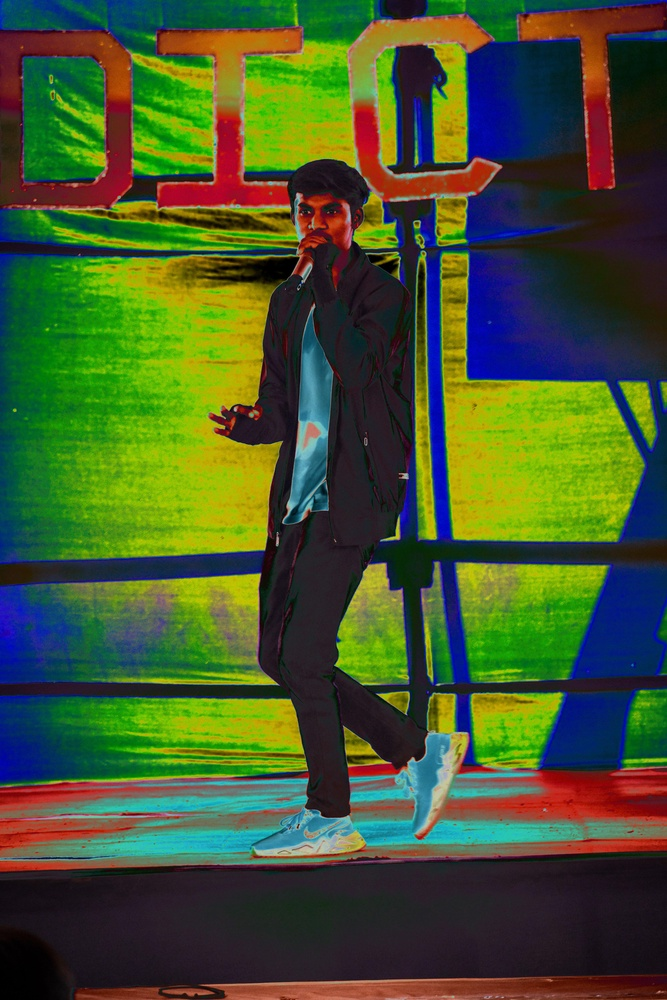
#> input picture temp.jpeg, 667 x 1000 px, shrunk from 4000 x 6000 before the run, given in place of monu.jpeg, which was not available
$ python test1.py
#> lines starting #> are read from the running program, lines starting #| are printed output that depends on the picture; pictures that were not available may be replaced by others from this repository, and a replacement may not be noted
from PIL import Image, ImageChops, ImageEnhance

def ela_analysis(image_path, output_path, quality=90):
#> called with image_path = 'C:/Users/Admin/Desktop/CSDF/monu.jpeg', output_path = 'C:/Users/Admin/Desktop/CSDF/temp.jpeg', quality = 90
    try:
        original_image = Image.open(image_path)
#> original_image is the input picture: PIL image 667x1000 RGB; mean R, G, B 68.8, 86.1, 45.1
        original_image.save("temp.jpg", "JPEG", quality=quality)
        temp_image = Image.open("temp.jpg")

        # Adjusting brightness and contrast of the original image for clarity
        original_image = ImageEnhance.Brightness(original_image).enhance(1.5)  # Adjust brightness
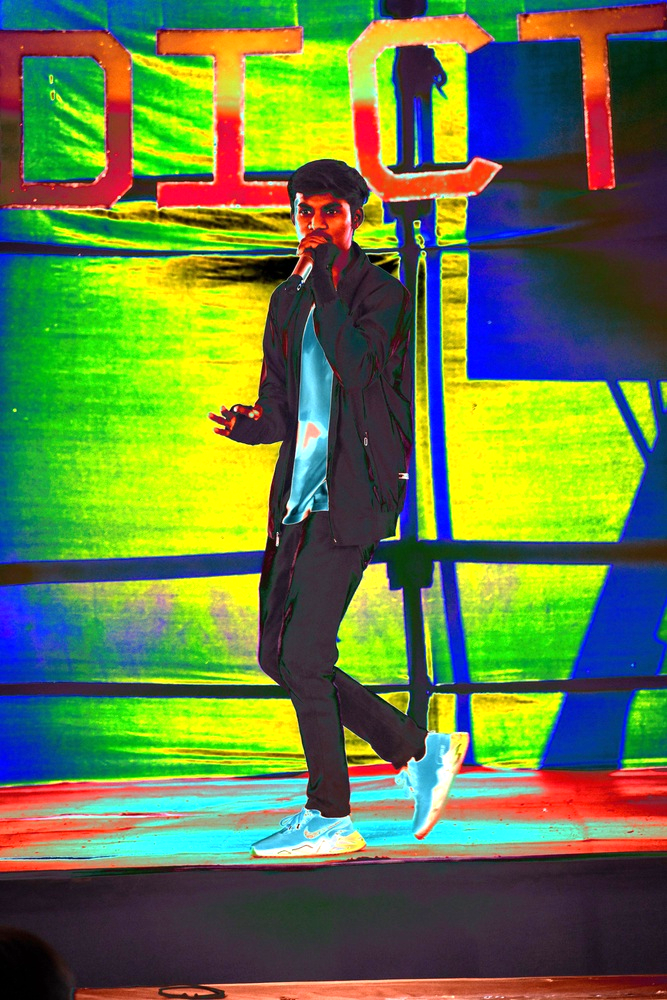
#> original_image: PIL image 667x1000 RGB; mean R, G, B 101.3, 125, 67
        original_image = ImageEnhance.Contrast(original_image).enhance(1.5)  # Adjust contrast
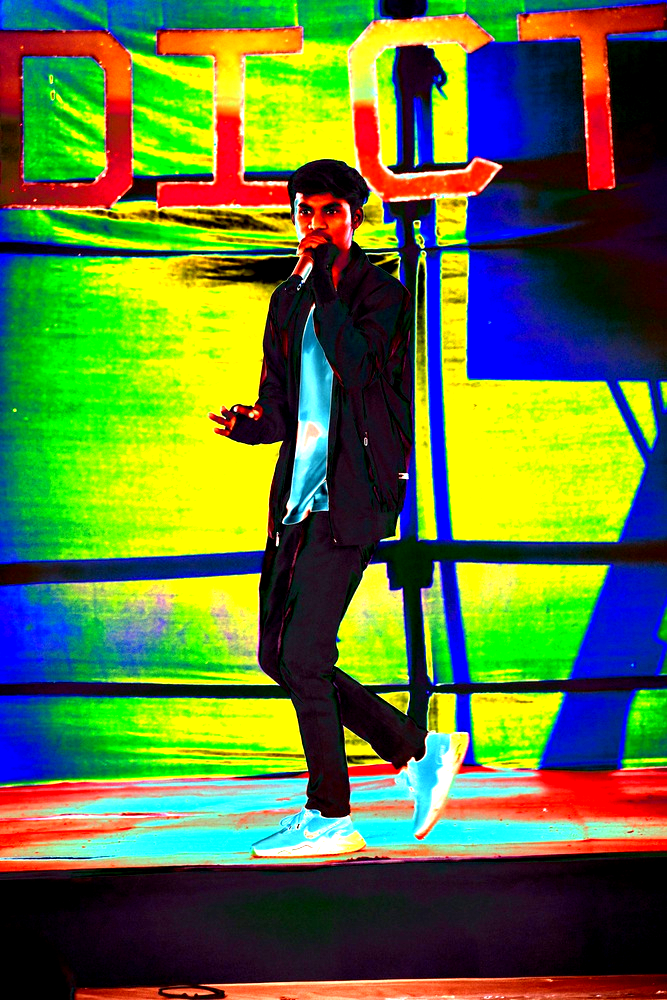
#> original_image: PIL image 667x1000 RGB; mean R, G, B 95.7, 118.5, 56.1

        ela_image = ImageChops.difference(temp_image, original_image)
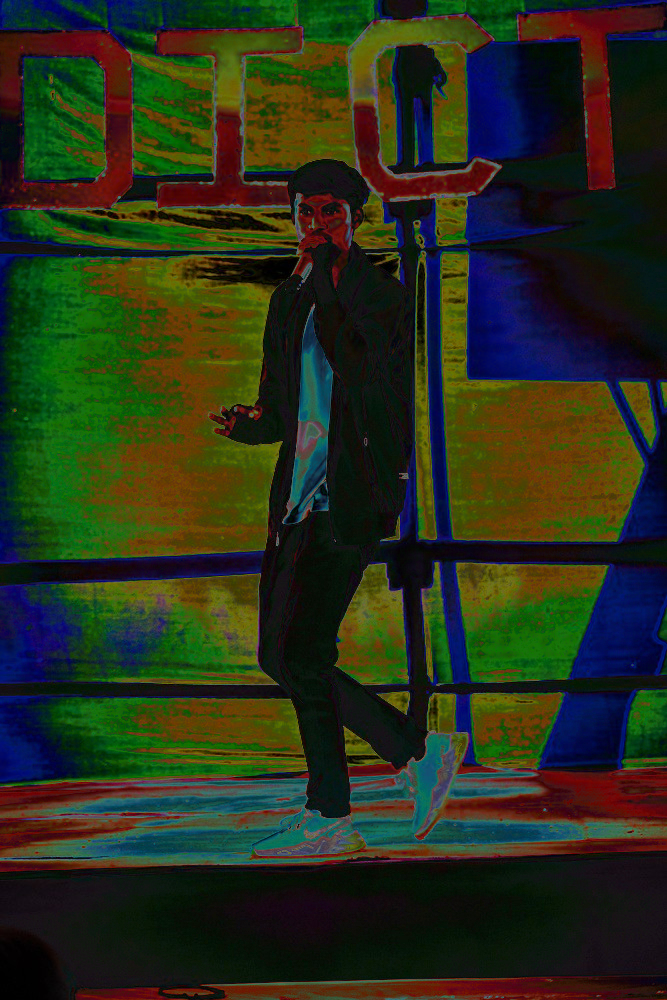
#> ela_image: PIL image 667x1000 RGB; mean R, G, B 39.7, 47, 26.3
        extrema = ela_image.getextrema()
#> extrema = ((0, 150), (0, 133), (0, 151))
        max_diff = max([ex[1] for ex in extrema])
#> max_diff = 151
        scale = 255.0 / max_diff
#> scale = 1.69

        ela_image = ImageEnhance.Brightness(ela_image).enhance(scale)
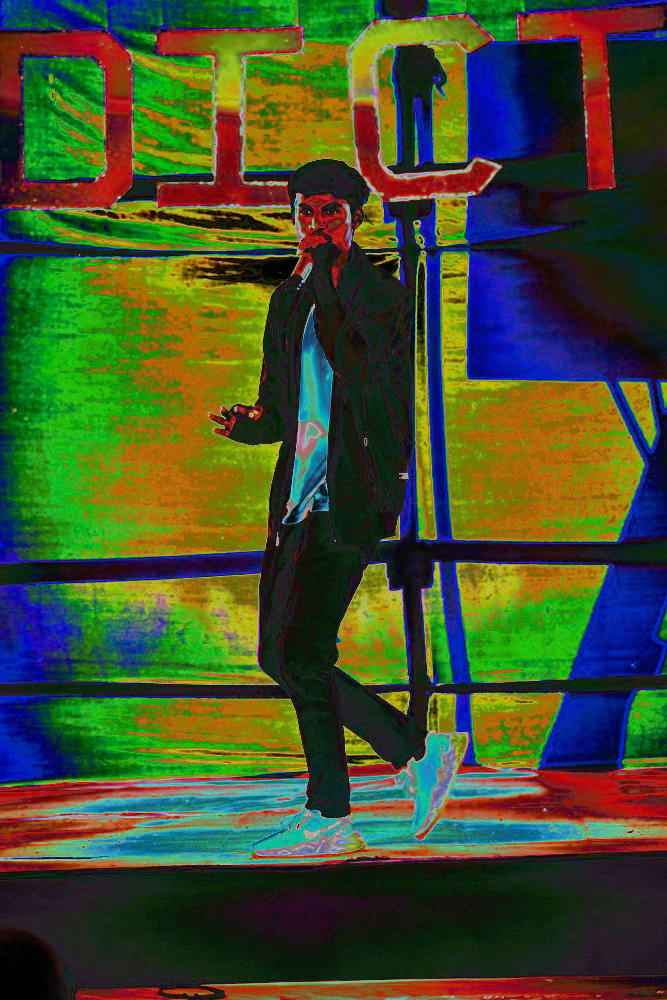
#> ela_image: PIL image 667x1000 RGB; mean R, G, B 66.6, 78.8, 43.9
        ela_image.save(output_path)
        return ela_image
    except Exception as e:
        print("Error performing ELA analysis:", str(e))
        return None


def forgery_detection(image_path, output_path, block_size=16, threshold=30):
    ela_image = ela_analysis(image_path, output_path)

    if ela_image is not None:
        width, height = ela_image.size
#> width = 667; height = 1000
        for x in range(0, width, block_size):
            for y in range(0, height, block_size):
                block = ela_image.crop((x, y, x + block_size, y + block_size))
                extrema = block.getextrema()
                max_diff = max([ex[1] for ex in extrema])
                if max_diff > threshold:
                    print(f"Potential forgery detected in block at ({x}, {y})")

if __name__ == "__main__":
    image_path = "C:/Users/Admin/Desktop/CSDF/monu.jpeg"  # Replace with the correct input image path
    output_ela_path = "C:/Users/Admin/Desktop/CSDF/temp.jpeg"  # Replace with the desired output path for ELA result

    forgery_detection(image_path, output_ela_path)
